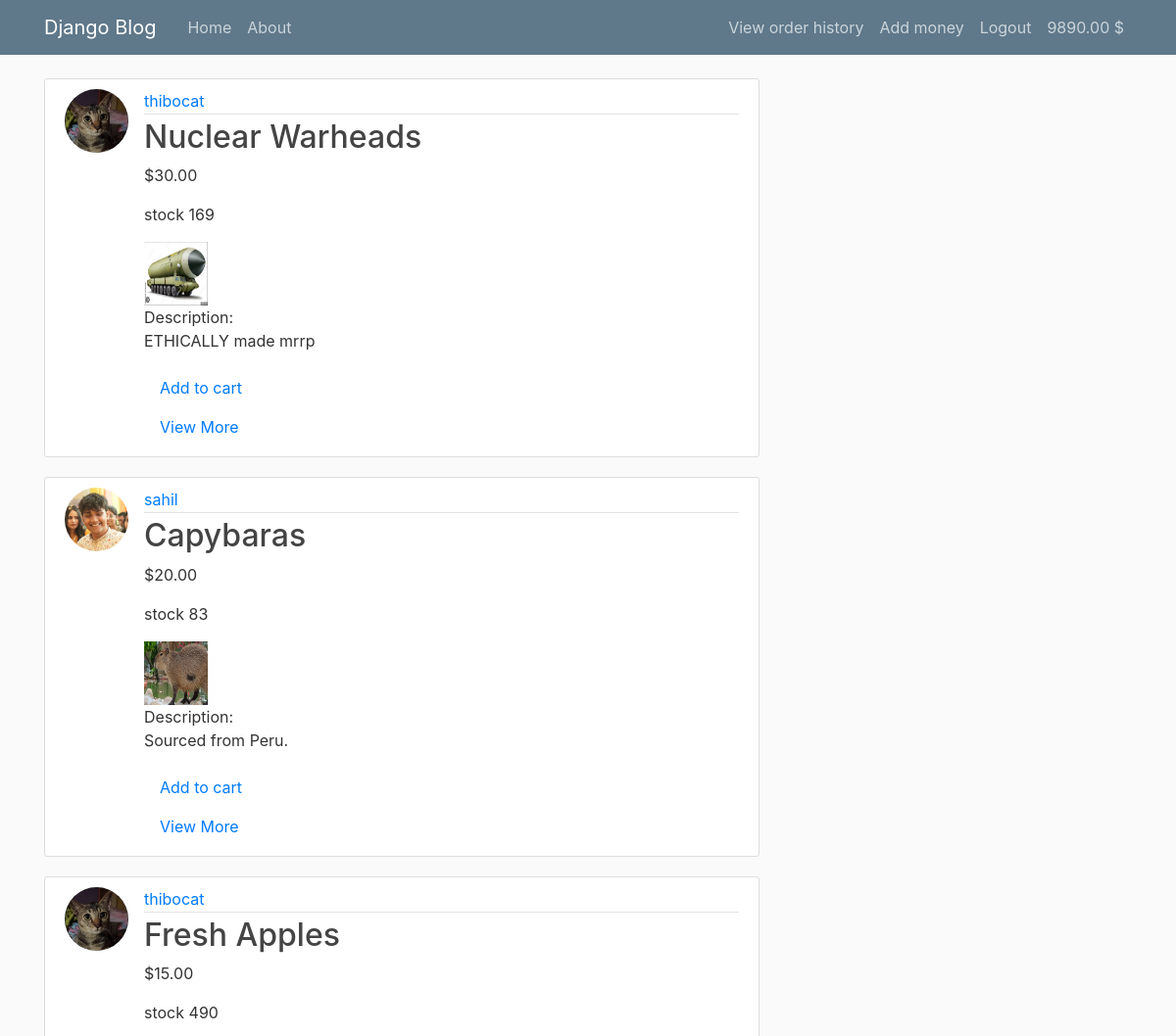
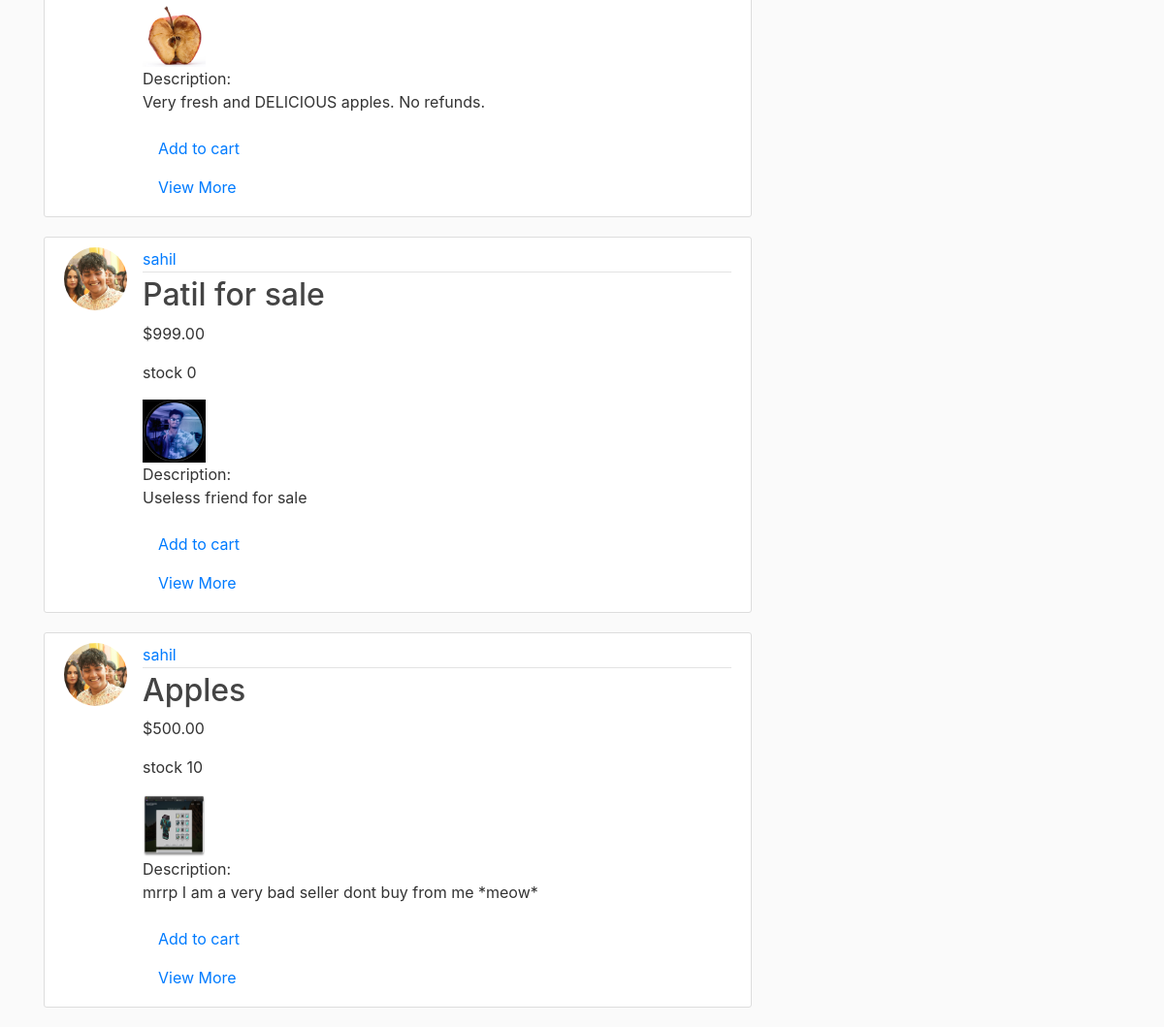
/ (signed in), run on the app's committed database (2 pictures, top to bottom).
### registration/models.py (models this page shows, shortened)
class Profile(models.Model):
    user = models.OneToOneField(User, on_delete=models.CASCADE)
    image = models.ImageField(default='default.jpg', upload_to='profile_pics')
    is_seller = models.BooleanField(default=False)
    cash = models.DecimalField(max_digits=10, decimal_places=2, default=0)

### blog/models.py (models this page shows, shortened)
class post(models.Model):
    title = models.CharField(max_length=100)
    price = models.DecimalField(max_digits=10, decimal_places=2)
    date = models.DateTimeField(default = timezone.now)
    author = models.ForeignKey(User, on_delete=models.CASCADE)
    image = models.ImageField(upload_to='images')
    orders = models.IntegerField(default=0)
    stock = models.IntegerField(default=0)
    description = models.CharField(max_length=200, default='No description given')

### blog/views.py (the view, shortened to what this page needs)
# urls.py: path('', PostListView.as_view(), name = 'blog-home'),
class PostListView(ListView):
    model = post
    template_name = 'blog/home.html'
    context_object_name = 'posts'
    ordering = ['-orders']

### blog/templates/blog/home.html (shortened to what this page needs)
{% extends "blog/base.html" %}
{% block content %}
    {% for post in posts %}
        <article class="media content-section">
          <img class="rounded-circle article-img" src="{{ post.author.profile.image.url }}">
          <div class="media-body">
            <div class="article-metadata">
              <a class="mr-2" href="#">{{ post.author }}</a>
            </div>
            <h2><a class="article-title" href="{% url 'post-detail' post.id %}">{{ post.title }}</a></h2>
            <p class="article-content">${{ post.price }}</p>
            <p class="article-content">stock {{ post.stock }}</p>
            <img class="article-img" src="{{ post.image.url }}" alt="{{ post.title }}">
            <p class="article-content">Description:
               {{ post.description }}</p>
            <a class="nav-item nav-link" href="{% url 'add_to_cart' post.id%}">Add to cart</a>
            <a class="nav-item nav-link" href="#">View More</a>
          </div>
        </article>
    {% endfor %}
{% endblock content %}

### blog/templates/blog/base.html (shortened to what this page needs)
{%load static%}
<!DOCTYPE html>
<html>
<head>
    <link rel="stylesheet" href="https://cdn.jsdelivr.net/npm/bootstrap@4.0.0/dist/css/bootstrap.min.css">
    <link rel="stylesheet" href="{% static 'blog/main.css' %}">
</head>
<body>
    <header class="site-header">
        <nav class="navbar navbar-expand-md navbar-dark bg-steel fixed-top">
          <div class="container">
            <a class="navbar-brand mr-4" href="/">Django Blog</a>
            <div class="collapse navbar-collapse" id="navbarToggle">
              <div class="navbar-nav mr-auto">
                <a class="nav-item nav-link" href="/">Home</a>
                <a class="nav-item nav-link" href="/about">About</a>
              </div>
              <div class="navbar-nav">
                {% if user.is_authenticated %}
                    <a class="nav-item nav-link" href="{% url 'orderhistory' %}">View order history</a>
                    <a class="nav-item nav-link" href="{% url 'profile' %}">Add money</a>
                    <a class="nav-item nav-link" href="{% url 'logout' %}">Logout</a>
                    <a class="nav-item nav-link" href="{% url 'profile' %}"> {{ user.profile.cash }} $</a>
                {% else %}
                    <a class="nav-item nav-link" href="{% url 'login' %}">Login</a>
                    <a class="nav-item nav-link" href="{% url 'register' %}">Register</a>
                {% endif %}
              </div>
            </div>
          </div>
        </nav>
      </header>
      <main role="main" class="container">
        <div class="row">
          <div class="col-md-8">
            {% block content %}{% endblock %}
          </div>
        </div>
      </main>
</body>
</html>

### blog/static/blog/main.css (style rules this page uses)
body { background: #fafafa; color: #333333; margin-top: 5rem; }
h1, h2, h3, h4, h5, h6 { color: #444444; }
.bg-steel { background-color: #5f788a; }
.site-header .navbar-nav .nav-link { color: #cbd5db; }
.content-section { background: #ffffff; padding: 10px 20px; border: 1px solid #dddddd; border-radius: 3px; margin-bottom: 20px; }
.article-title { color: #444444; }
.article-content { white-space: pre-line; }
.article-img { height: 65px; width: 65px; margin-right: 16px; }
.article-metadata { padding-bottom: 1px; margin-bottom: 4px; border-bottom: 1px solid #e3e3e3 }

### data on the page
post: author.profile.image (picture), author "thibocat", title "Nuclear Warheads", price "30.00", stock "169", image (picture), description "ETHICALLY made mrrp"
post: author.profile.image (picture), author "sahil", title "Capybaras", price "20.00", stock "83", image (picture), description "Sourced from Peru."
post: author.profile.image (picture), author "thibocat", title "Fresh Apples", price "15.00", stock "490", image (picture), description "Very fresh and DELICIOUS apples. No refunds."
post: author.profile.image (picture), author "sahil", title "Patil for sale", price "999.00", stock "0", image (picture), description "Useless friend for sale"
post: author.profile.image (picture), author "sahil", title "Apples", price "500.00", stock "10", image (picture), description "mrrp I am a very bad seller dont buy from me *meow*"

### other printed values
{{ user.profile.cash }} "9890.00"
